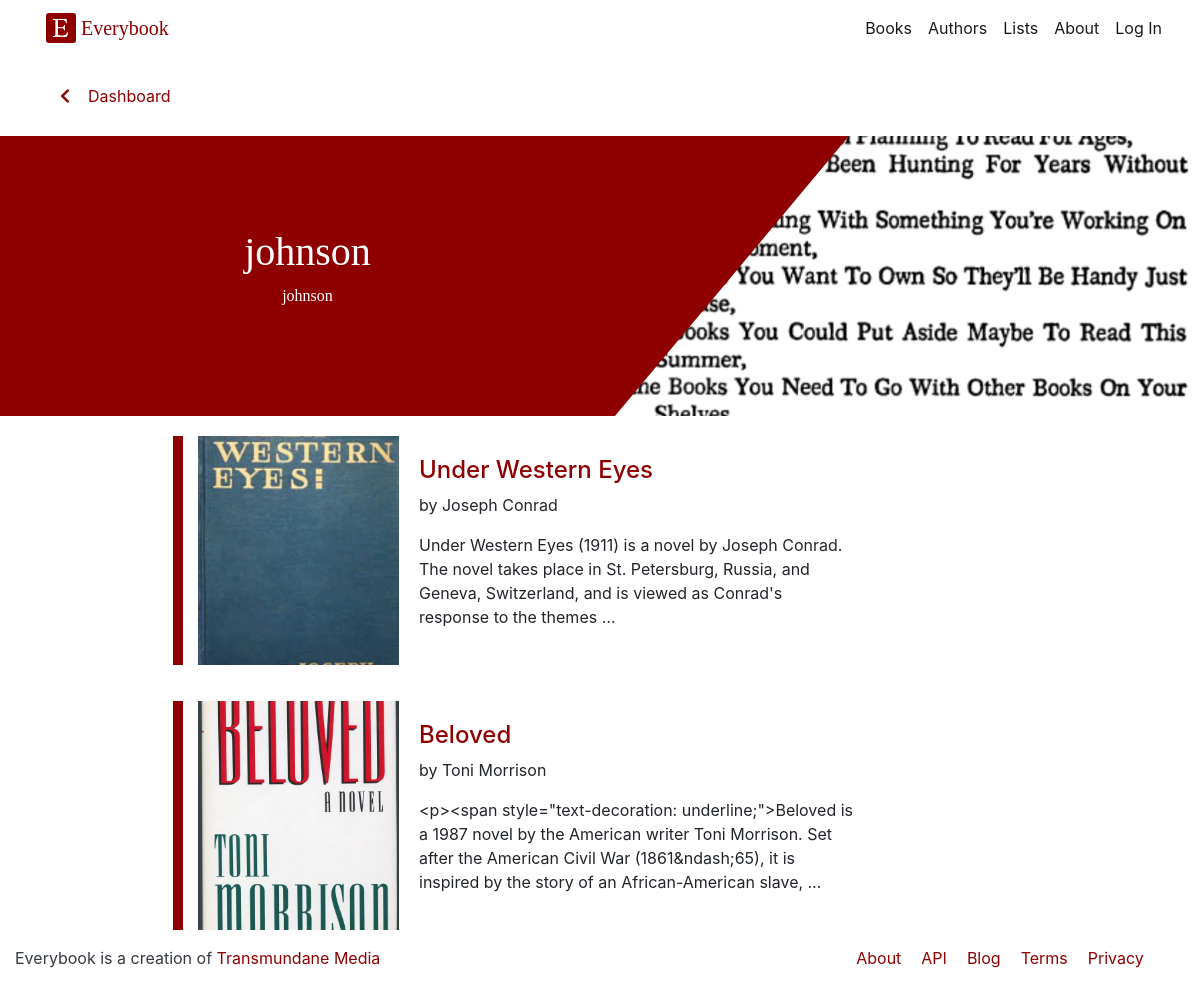
Page /accounts/lists/11 on the committed database.
### account/models.py (models this page shows, shortened)
class UserList(models.Model):
	name = models.CharField(max_length=150)
	user = models.ForeignKey(settings.AUTH_USER_MODEL, on_delete=models.CASCADE)
	book = models.ManyToManyField('books.Book', blank=True, through='UserListEntry', related_name='user_list_books')
	list_desc = models.TextField()
	list_image = models.ImageField(null=True, blank=True, upload_to='list_images')
	not_public = models.BooleanField(default=False, help_text='Don\'t make this list available to other users.')

class UserListEntry(models.Model):
	user = models.ForeignKey(settings.AUTH_USER_MODEL, on_delete=models.CASCADE)
	user_list = models.ForeignKey(UserList, related_name='userlist_contents', on_delete=models.CASCADE)
	book = models.ForeignKey('books.Book', related_name='in_userlist', on_delete=models.CASCADE)
	created_on = models.DateTimeField(auto_now_add=True)
	class Meta:
	 	unique_together = ('user_list', 'book')

### books/models.py (models this page shows, shortened)
class Book(models.Model):
	book_title = models.CharField(max_length=200)
	book_subtitle = models.CharField(max_length=200, blank=True)
	pub_date = models.DateField(auto_now=False)
	pub_year = models.IntegerField()
	publisher = models.CharField(max_length=100)
	author = models.ForeignKey('authors.Author', on_delete=models.CASCADE, related_name="book_to_author")
	cover_image = models.ImageField(null=True, blank=False, upload_to='book_images')
	image_credit = models.CharField(max_length=50, blank=True)
	slug = models.SlugField(max_length=30)
	first_lines = models.TextField(blank=True)
	themes = models.ManyToManyField(Theme, blank=True)
	settings = models.ManyToManyField(Setting, blank=True)
	genres = models.ManyToManyField(Genre, blank=True)
	forms = models.ManyToManyField(Form, blank=True)
	periods = models.ManyToManyField(Period, blank=True)
	book_desc = HTMLField('Description')
	book_country = CountryField()
	book_featured = models.BooleanField()
	lists = models.ManyToManyField('BookList', through='ListEntry', related_name='book_lists')
	def get_absolute_url(self):
		return reverse('books:book_detail', kwargs={'slug': self.slug, 'book_id': self.id})
	class Meta:
		ordering = ('book_title',)

### authors/models.py (models this page shows, shortened)
class Author(models.Model):
	first_name = models.CharField(max_length=50)
	last_name = models.CharField(max_length=50)
	full_name = models.CharField(max_length=100)
	birth_year = models.IntegerField()
	bio = HTMLField('Bio')
	country = CountryField()
	schools = models.ManyToManyField(School, blank=True)
	regions = models.ManyToManyField(Region, blank=True)
	date_added = models.DateField(auto_now_add=True)
	author_image = models.ImageField(null=True, blank=True, upload_to='author_images')
	image_credit = models.CharField(max_length=50, blank=True)
	slug = models.SlugField(max_length=30)
	featured_author = models.BooleanField()
	likes = models.ManyToManyField(User, related_name="author_likes", blank=True)
	lists = models.ManyToManyField('AuthorList', through='AuthorListEntry', related_name='author_lists')
	def __str__(self):
		return self.first_name + ' ' + self.last_name

### account/views.py (the view)
# urls.py: path('lists/<int:pk>', UserListView.as_view(), name='user_list_view'),
class UserListView(PrivatePermissionMixin, DetailView):
	model = UserList
	template_name = 'account/list.html'
	def get_context_data(self, **kwargs):
		context = super().get_context_data(**kwargs)
		userlist = UserList.objects.get(pk=self.kwargs['pk'])
		context['userlist'] = userlist
		context['list_entries'] = UserListEntry.objects.filter(user_list=userlist)
		context['delete_url'] = reverse('accounts:delete_user_list', kwargs={'pk': userlist.id })
		context['edit_form'] = UserListCreateForm
		return context

### account/mixins.py (called while the page is built)
	def dispatch(self, request, *args, **kwargs):
		if not self.has_permissions():
			raise PermissionDenied
		return super(ViewPermissionsMixin, self).dispatch(
			request, *args, **kwargs)

	def has_permissions(self):
		if not self.get_object().not_public == True:
			return self.request.user == self.request.user

### account/templates/account/list.html (shortened to what this page needs)
{% extends "base.html" %}
{% load static %}
{% block content %}
	<section class="books-breadcrumbs">
		<div class="breadcrumbs-wrapper">
			<a href="../../accounts">
				<span>
					<i class="fas fa-chevron-left"></i>&nbsp;&nbsp;&nbsp;&nbsp;Dashboard
				</span>
			</a>
		</div>
	</section>
	<section class="jumbotron jumbotron-fluid libro-jumbotron book-detail-jumbotron">
		<div class="col"><h1 class="libre text-white text-center">{{ userlist.name }}</h1>	<div class="list-description">
		<p class="libre text-white text-center">{{ userlist.list_desc }}</p>
	</div>
		</div>
		<div class="col-sm">
			{% if userlist.list_image %}<div class="img-fluid home-image" style = "background-image: url({{ userlist.list_image.url }}); background-size: cover; background-position:center;" >
			</div>
		{% else %}
			<div class="img-fluid home-image" style = "background-image: url({% static 'list_default.png' %}); background-size: cover; background-position:center;" >
			</div>
		{% endif %}
	</div>
</section>
<section class="entries">
	{% if not list_entries %}
		<h2 class='empty-list text-center'>This list is empty. Time to find some <a href="/books">books</a>!</h2>
	{% else %}
		{% for entry in list_entries %}
			{% include "./_listcard.html" with obj=entry userlist=userlist type="book" %}
			{%  endfor %}
		{% endif %}
	</section>
{% endblock %}

### account/templates/account/_listcard.html (shortened to what this page needs)
{% load static %}
<div class="entry-wrapper">
<div class="card list-card mb-3 box-shadow">
    <div class="list-card-bg-image" style="background-image: url('{% if obj.book.cover_image %}{{ obj.book.cover_image.url }}{% endif %}'); background-size: cover; background-position: center;"></div>
<div class="card-body">
    <a href='{{ obj.book.get_absolute_url }}'><h4>{{obj.book.book_title}}</h4></a>
    <p class="card-text">by {{ obj.book.author }}</p>
    <p>{{ obj.book.book_desc|truncatewords:30 }}</p>
</div>
</div>
</div>

### staticfiles/home.css (style rules this page uses)
a { color: #8F0000; }
.libre { font-family: "Libre Baskerville", serif; }
.jumbotron { margin-bottom: 0; }
.libro-jumbotron { height: 35vh; padding-top: 0; padding-bottom: 0; position: relative; }
.libro-jumbotron .home-image { height: 35vh; background-size: cover; clip-path: polygon(40% 0, 100% 0, 100% 100%, 0 100%); -webkit-clip-path: polygon(40% 0, 100% 0, 100% 100%, 0 100%); }
.book-detail-jumbotron { background: #8F0000; display: flex; justify-content: center; align-items: center; }
.book-detail-jumbotron .col-sm { padding: 0; }
.card { transition: 1s border ease; flex-direction: row; margin: 20px; min-width: 320px; }
.card-body { max-width: 59%; }
div.entry-wrapper { display: flex; align-items: center; justify-content: center; }
div.list-card { width: 67%; border: none; }
div.list-card:before { content: ""; border-left: 10px solid #8F0000; position: absolute; bottom: 0; left: -25px; height: 100%; }
div.list-card-bg-image { width: 25%; }
section.books-breadcrumbs div.breadcrumbs-wrapper { height: 10vh; display: flex; flex-direction: column; justify-content: center; }
.books-breadcrumbs div.breadcrumbs-wrapper span { margin-left: 5%; }
section.entries { min-height: 50vh; position: relative; }

### rows in the picture
UserList: name "johnson", list_desc "johnson"
UserListEntry: book.cover_image (picture), book.book_title "Under Western Eyes", book.author "Joseph Conrad", book.book_desc "Under Western Eyes (1911) is a novel by Joseph Conrad. The novel takes place in St. Petersburg, Russia, and Geneva, Switzerland, and is viewed as Conrad's response to the themes …"
UserListEntry: book.cover_image (picture), book.book_title "Beloved", book.author "Toni Morrison", book.book_desc "<p><span style=\"text-decoration: underline;\">Beloved is a 1987 novel by the American writer Toni Morrison. Set after the American Civil War (1861&ndash;65), it is inspired by the story of an African-American slave, …"
